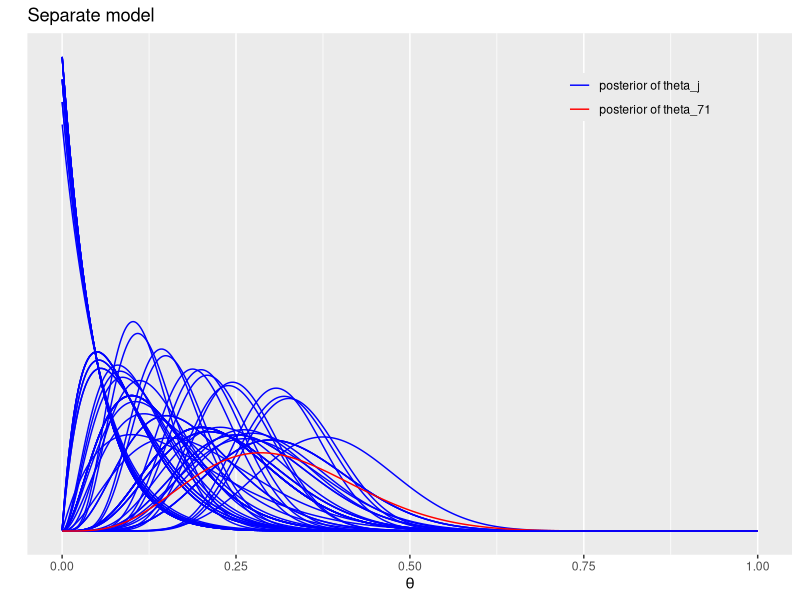
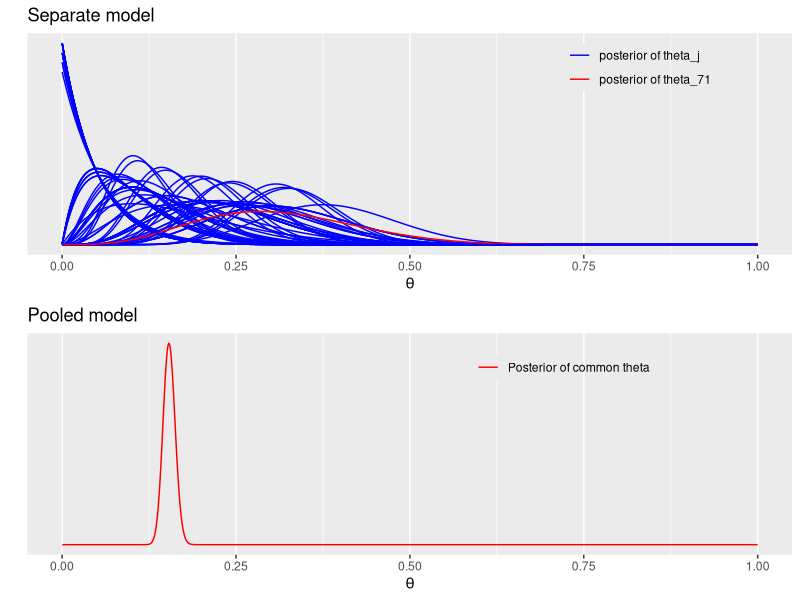
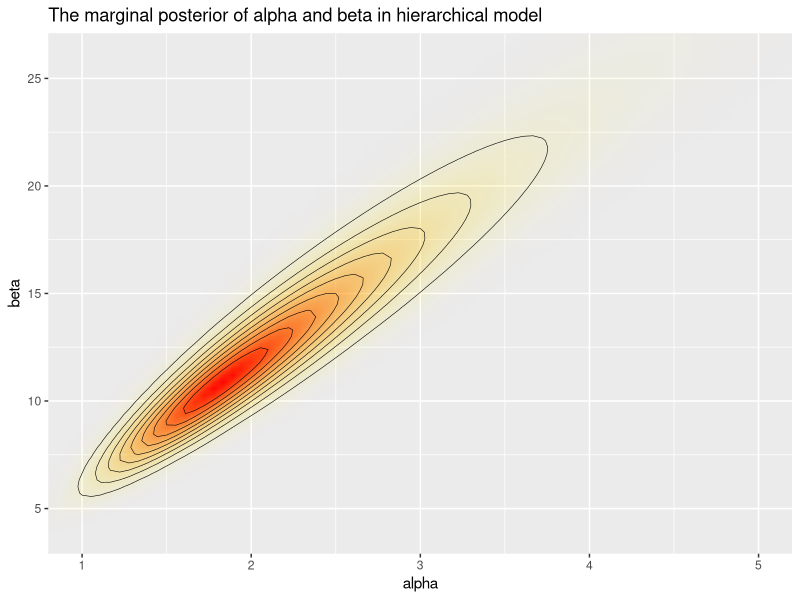
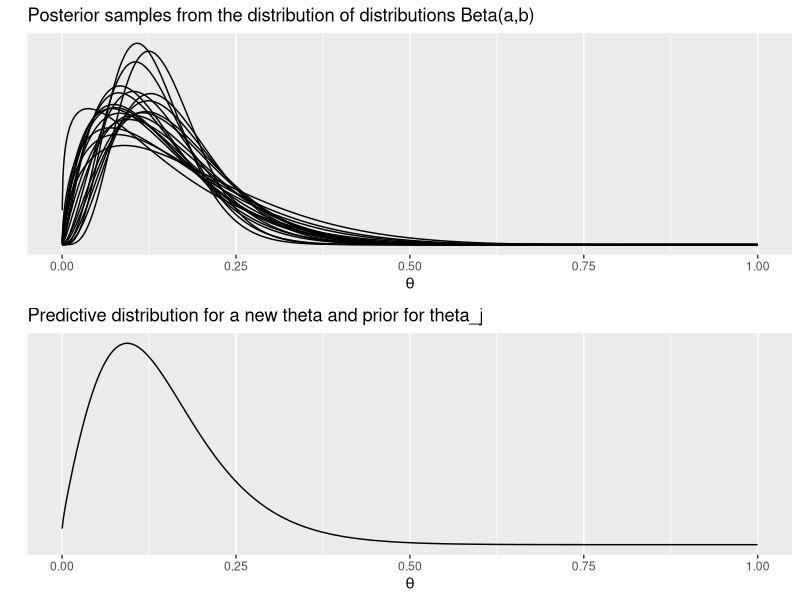
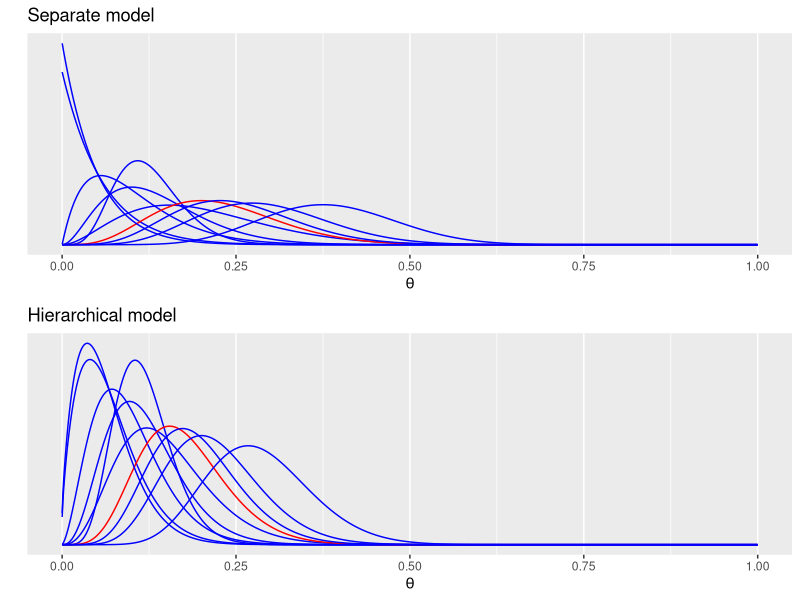

Write the R code that produced these figures, in order.
#' ---
#' title: "Bayesian data analysis demo 4.1"
#' author: "Aki Vehtari, Markus Paasiniemi"
#' date: "`r format(Sys.Date())`"
#' ---

#' ## Hierarchical model for Rats experiment (BDA3, p. 102)
#' 

#' ggplot2, grid, and gridExtra are used for plotting, tidyr for
#' manipulating data frames
#+ setup, message=FALSE, error=FALSE, warning=FALSE
library(ggplot2)
library(gridExtra)
library(tidyr)

#' Data
y <- c(0,0,0,0,0,0,0,0,0,0,0,0,0,0,1,1,1,1,1,1,1,1,2,2,2,2,2,2,2,2,
        2,1,5,2,5,3,2,7,7,3,3,2,9,10,4,4,4,4,4,4,4,10,4,4,4,5,11,12,
        5,5,6,5,6,6,6,6,16,15,15,9,4)
n <- c(20,20,20,20,20,20,20,19,19,19,19,18,18,17,20,20,20,20,19,19,18,18,25,24,
       23,20,20,20,20,20,20,10,49,19,46,27,17,49,47,20,20,13,48,50,20,20,20,20,
       20,20,20,48,19,19,19,22,46,49,20,20,23,19,22,20,20,20,52,46,47,24,14)

#' Evaluate densities in grid
x <- seq(0.0001, 0.9999, length.out = 1000)

#' Helper function to evaluate density over observations
bdens <- function(n, y, x)
    dbeta(x, y+1, n-y+1)

#' Separate model
df_sep <- mapply(bdens, n, y, MoreArgs = list(x = x)) %>%
  as.data.frame() %>% cbind(x) %>% gather(ind, p, -x)

#' Plot the separate model
labs1 <- paste('posterior of', c('theta_j', 'theta_71'))
plot_sep <- ggplot(data = df_sep) +
  geom_line(aes(x = x, y = p, color = (ind=='V71'), group = ind)) +
  labs(x = expression(theta), y = '', title = 'Separate model', color = '') +
  scale_y_continuous(breaks = NULL) +
  scale_color_manual(values = c('blue','red'), labels = labs1) +
  theme(legend.background = element_blank(), legend.position = c(0.8,0.9))
# The last one is for emphasize colored red
plot_sep

#' Pooled model
df_pool <- data.frame(x = x, p = dbeta(x, sum(y)+1, sum(n)-sum(y)+1))

#' Create a plot for the separate model
plot_pool <- ggplot(data = df_pool) +
  geom_line(aes(x = x, y = p, color = '1')) +
  labs(x = expression(theta), y = '', title = 'Pooled model', color = '') +
  scale_y_continuous(breaks = NULL) +
  scale_color_manual(values = 'red', labels = 'Posterior of common theta') +
  theme(legend.background = element_blank(), legend.position = c(0.7,0.9))

#' Plot both separate and pooled model
grid.arrange(plot_sep, plot_pool)

#' Compute the marginal posterior of alpha and beta in hierarchical model
#' Use grid
A <- seq(0.5, 6, length.out = 100)
B <- seq(3, 33, length.out = 100)
#' Make vectors that contain all pairwise combinations of A and B
cA <- rep(A, each = length(B))
cB <- rep(B, length(A))
#' Use logarithms for numerical accuracy!
lpfun <- function(a, b, y, n) log(a+b)*(-5/2) +
  sum(lgamma(a+b)-lgamma(a)-lgamma(b)+lgamma(a+y)+lgamma(b+n-y)-lgamma(a+b+n))
lp <- mapply(lpfun, cA, cB, MoreArgs = list(y, n))
#' Subtract maximum value to avoid over/underflow in exponentation
df_marg <- data.frame(x = cA, y = cB, p = exp(lp - max(lp)))

#' Create a plot of the marginal posterior density
title1 <- 'The marginal posterior of alpha and beta in hierarchical model'
ggplot(data = df_marg, aes(x = x, y = y)) +
  geom_raster(aes(fill = p, alpha = p), interpolate = T) +
  geom_contour(aes(z = p), colour = 'black', size = 0.2) +
  coord_cartesian(xlim = c(1,5), ylim = c(4, 26)) +
  labs(x = 'alpha', y = 'beta', title = title1) +
  scale_fill_gradient(low = 'yellow', high = 'red', guide = F) +
  scale_alpha(range = c(0, 1), guide = F)

#' Sample from the grid (with replacement)
nsamp <- 100
samp_indices <- sample(length(df_marg$p), size = nsamp,
                       replace = T, prob = df_marg$p/sum(df_marg$p))
samp_A <- cA[samp_indices[1:nsamp]]
samp_B <- cB[samp_indices[1:nsamp]]
df_psamp <- mapply(function(a, b, x) dbeta(x, a, b),
                  samp_A, samp_B, MoreArgs = list(x = x)) %>%
  as.data.frame() %>% cbind(x) %>% gather(ind, p, -x)


#' Create plot for samples from the distribution of distributions
#' Beta(alpha,beta), that is, plot Beta(alpha,beta) using posterior
#' samples of alpha and beta
# helper function to convert ind to numeric for subsetting
indtonum <- function(x) strtoi(substring(x,2))
title2 <- 'Posterior samples from the distribution of distributions Beta(a,b)'
plot_psamp <- ggplot(data = subset(df_psamp, indtonum(ind) <= 20)) +
  geom_line(aes(x = x, y = p, group = ind)) +
  labs(x = expression(theta), y = '', title = title2) +
  scale_y_continuous(breaks = NULL)

#' The average of above distributions, is the predictive distribution
#' for a new theta, and also the prior distribution for theta_j
df_psampmean <- spread(df_psamp, ind, p) %>% subset(select = -x) %>%
    rowMeans() %>% data.frame(x = x, p = .)

#' Create plot for samples from the predictive distribution for new theta
title3 <- 'Predictive distribution for a new theta and prior for theta_j'
plot_psampmean <- ggplot(data = df_psampmean) +
  geom_line(aes(x = x, y = p)) +
  labs(x = expression(theta), y = '', title = title3) +
  scale_y_continuous(breaks = NULL)

#' Combine the plots
grid.arrange(plot_psamp, plot_psampmean)


#' And finally compare the separate model and hierarchical model
#' (using every seventh sample for clarity)

#' Create plot for the separate model
plot_sep7 <- ggplot(data = subset(df_sep, indtonum(ind)%%7==0)) +
  geom_line(aes(x = x, y = p, color = (ind=='V49'), group = ind)) +
  labs(x = expression(theta), y = '', title = 'Separate model', color = '') +
  scale_y_continuous(breaks = NULL) +
  scale_color_manual(values = c('blue', 'red'), guide = F) +
  theme(legend.background = element_blank(), legend.position = c(0.8,0.9))

#' The hierarchical model
#' 
#' Note that these marginal posteriors for theta_j are more narrow than
#' in the separate model case, due to the borrowed information from the
#' other theta_j's
#' 
#' Average density over samples (of a and b) for each (n,y)-pair
#' at each point x
bdens2 <- function(n, y, a, b, x)
  rowMeans(mapply(dbeta, a + y, n - y + b, MoreArgs = list(x = x)))
df_hier <- mapply(bdens2, n, y, MoreArgs = list(samp_A, samp_B, x)) %>%
  as.data.frame() %>% cbind(x) %>% gather(ind, p, -x)

#' Create plot for the hierarchical model
plot_hier7 <- ggplot(data = subset(df_hier, indtonum(ind)%%7==0)) +
  geom_line(aes(x = x, y = p, color = (ind=='V49'), group = ind)) +
  labs(x = expression(theta), y = '', title = 'Hierarchical model', color = '') +
  scale_color_manual(values = c('blue', 'red'), guide = F) +
  scale_y_continuous(breaks = NULL) +
  theme(legend.background = element_blank(), legend.position = c(0.8,0.9))

#' Combine the plots
grid.arrange(plot_sep7, plot_hier7)

